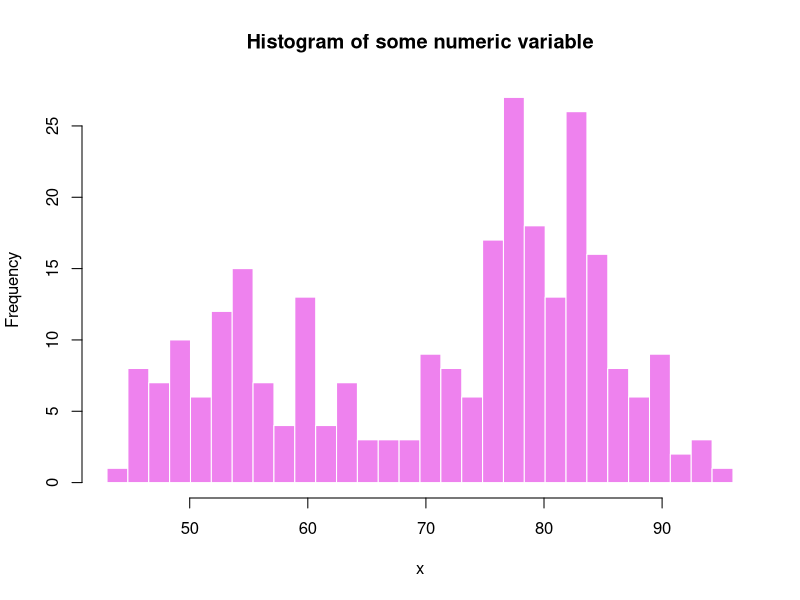

The R source for this figure:
## ---- chunk 1
x <- faithful[, 2] 
bins <- seq(min(x), max(x), length.out = 30 + 1)
hist(x, breaks = bins, col = "violet", border = 'white', main = "Histogram of some numeric variable")
